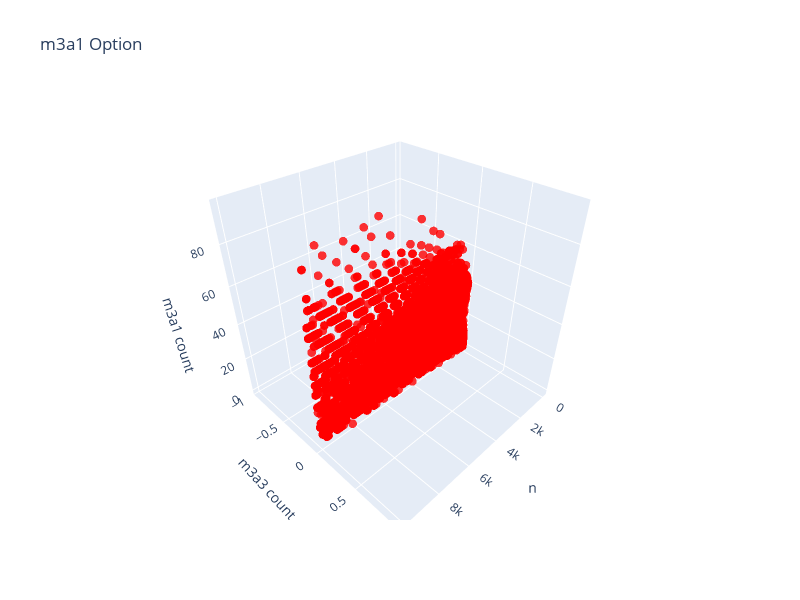

Write notebook code for a chart like this one.
### Code cell
m3a1_option = cc.create_m3a1_options();
graphing.graph_options(10000, [m3a1_option], point_builder, ['red'], 'n', 'm3a3 count', 'm3a1 count', title='m3a1 Options')

### Figure 1 — Plotly figure (JSON) as saved in the notebook; plotly's stock layout.template omitted (floating-point values rounded to 4 significant figures; data arrays with more than 128 entries replaced by an {"elided": "..."} marker saying what was removed)
{"data": [{"hoverinfo": "text", "marker": {"color": {"elided": "9999 str values"}, "opacity": 0.8, "size": 3}, "mode": "markers", "text": {"elided": "9999 str values"}, "type": "scatter3d", "x": {"elided": "9999 int values"}, "y": {"elided": "9999 int values"}, "z": {"elided": "9999 int values"}}], "layout": {"height": 600, "scene": {"xaxis": {"title": {"text": "n"}}, "yaxis": {"title": {"text": "m3a3 count"}}, "zaxis": {"title": {"text": "m3a1 count"}}}, "title": {"text": "m3a1 Option"}, "width": 800}}
